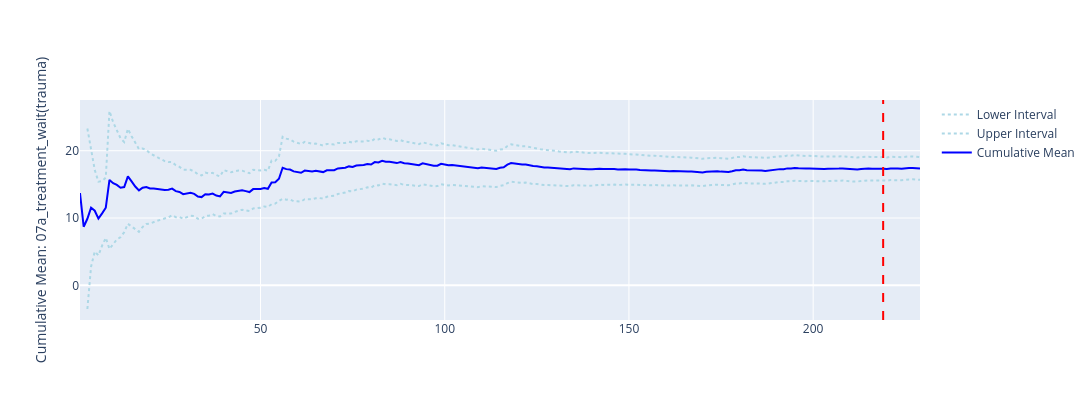

The notebook cell saved with this chart:
### Code cell
plotly_confidence_interval_method(
    n_reps, observer.summary_table(), metric_name="07a_treatment_wait(trauma)"
)

### Figure 1 — Plotly figure (JSON) as saved in the notebook; plotly's stock layout.template omitted (floating-point values rounded to 4 significant figures; data arrays with more than 128 entries replaced by an {"elided": "..."} marker saying what was removed)
{"data": [{"hoverinfo": "x+y+name+text", "line": {"color": "lightblue", "dash": "dot"}, "name": "Lower Interval", "text": {"elided": "229 str values"}, "type": "scatter", "x": {"elided": "229 int values"}, "y": {"elided": "229 float values"}}, {"hoverinfo": "x+y+name+text", "line": {"color": "lightblue", "dash": "dot"}, "name": "Upper Interval", "text": {"elided": "229 str values"}, "type": "scatter", "x": {"elided": "229 int values"}, "y": {"elided": "229 float values"}}, {"hoverinfo": "x+y+name", "line": {"color": "blue", "width": 2}, "name": "Cumulative Mean", "type": "scatter", "x": {"elided": "229 int values"}, "y": {"elided": "229 float values"}}], "layout": {"height": 400, "hovermode": "x unified", "shapes": [{"line": {"color": "red", "dash": "dash"}, "type": "line", "x0": 219, "x1": 219, "y0": 0, "y1": 1, "yref": "paper"}], "showlegend": true, "width": 1200, "yaxis": {"title": {"text": "Cumulative Mean: 07a_treatment_wait(trauma)"}}}}
